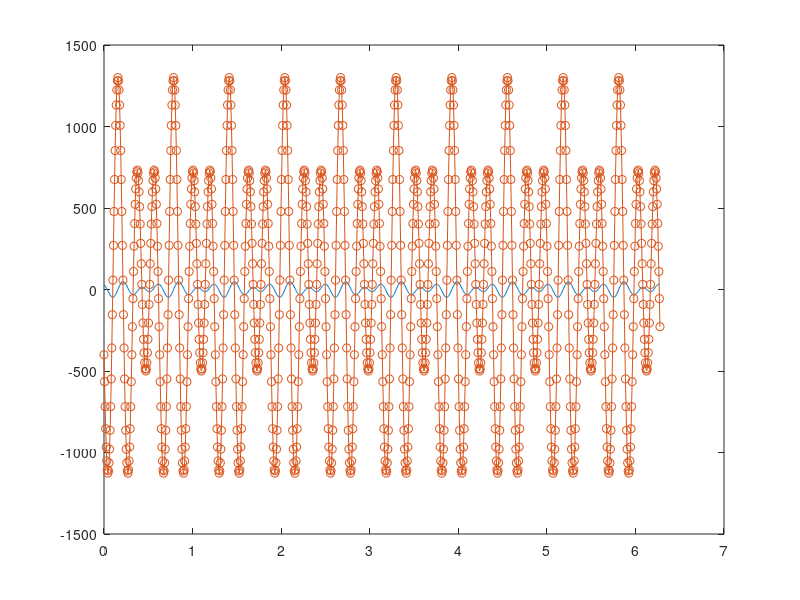

The MATLAB script that drew this image:
clc,clear,close all;
% u=@(x) sin(x);
% du=@(x) cos(x);
u=@(x) sin(30*x)+cos(20*x);

N=1000;h=2*pi/N;
x=0:h:2*pi-h;x=x';
Vu=u(x);
Cu=fft(Vu);
Vk=[0:N/2-1 0 1-N/2:-1];
lk=1i*Vk';
dVu=ifft((lk.*Cu));
d2Vu=ifft((lk).^2.*Cu);
figure(1)
plot(x,dVu,'-',x,d2Vu,'-o')